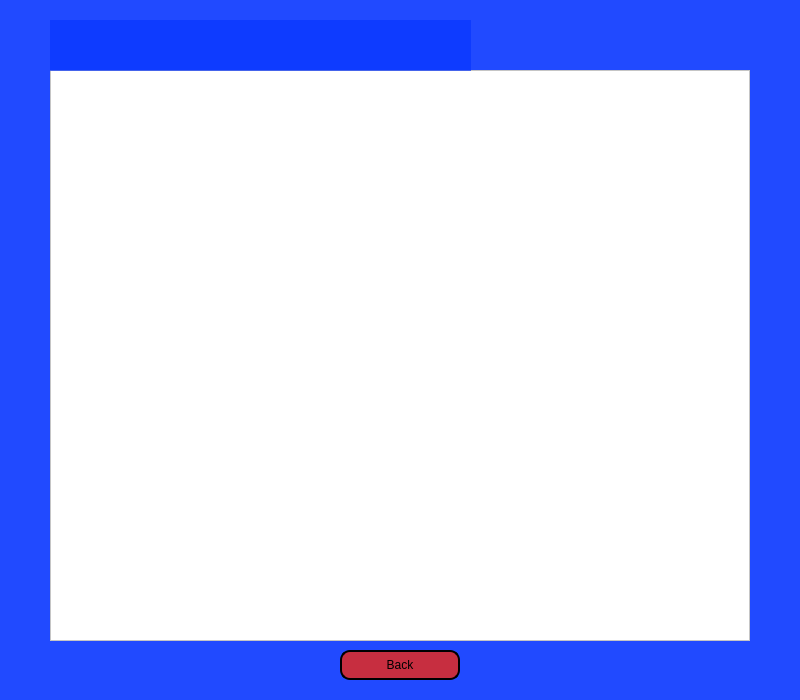
<?xml version="1.0" encoding="UTF-8"?>
<ui version="4.0">
 <class>home</class>
 <widget class="QDialog" name="home">
  <property name="geometry">
   <rect>
    <x>0</x>
    <y>0</y>
    <width>800</width>
    <height>700</height>
   </rect>
  </property>
  <property name="windowTitle">
   <string>Dialog</string>
  </property>
  <property name="styleSheet">
   <string notr="true">background-color: rgba(4, 51, 255, 169);</string>
  </property>
  <widget class="QListWidget" name="listWidget">
   <property name="geometry">
    <rect>
     <x>50</x>
     <y>70</y>
     <width>700</width>
     <height>571</height>
    </rect>
   </property>
   <property name="styleSheet">
    <string notr="true">background-color: rgb(255, 255, 255);</string>
   </property>
  </widget>
  <widget class="QLabel" name="label">
   <property name="geometry">
    <rect>
     <x>50</x>
     <y>20</y>
     <width>421</width>
     <height>51</height>
    </rect>
   </property>
   <property name="font">
    <font>
     <pointsize>24</pointsize>
    </font>
   </property>
   <property name="text">
    <string/>
   </property>
  </widget>
  <widget class="QPushButton" name="back">
   <property name="geometry">
    <rect>
     <x>340</x>
     <y>650</y>
     <width>120</width>
     <height>30</height>
    </rect>
   </property>
   <property name="styleSheet">
    <string notr="true">background-color: rgba(255, 38, 0, 191);
border: 2px solid;
Border-radius: 10px;</string>
   </property>
   <property name="text">
    <string>Back</string>
   </property>
  </widget>
 </widget>
 <resources/>
 <connections/>
</ui>
